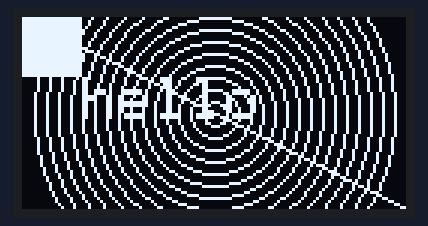
Simulated run of this sketch. Board: Arduino Uno, built with avr-gcc and run on an emulated ATmega328P. Shown: 128×64 one-colour display.

Above: at 0.2 s.

The sketch:

oled_Simples.ino
```cpp
#include <Wire.h>
#include <Adafruit_GFX.h>
#include <Adafruit_SSD1306.h>

//screen setup
#define SCREEN_ADDRESS 0x3D ///< See datasheet for Address; 0x3D for 128x64, 0x3C for 128x32
Adafruit_SSD1306 display(128, 64, &Wire, -1);

void setup() {
  Serial.begin(9600);
  display.begin(SSD1306_SWITCHCAPVCC, 0x3D);
  display.setTextWrap(false);
  display.setTextColor(SSD1306_WHITE, 0x0000);
  display.setTextSize(2);
}


void loop(){

    display.clearDisplay();
    display.setCursor(20, 20);

    display.print("hello");
    display.fillRect(0,0, 20, 20, SSD1306_WHITE);
    display.drawLine(0, 0, 128, 64, SSD1306_WHITE);
    display.drawCircle(64, 32, 16, SSD1306_WHITE);

    for(int i = 0; i < 64; i = i + 4){
       display.drawCircle(64, 32, i, SSD1306_WHITE);
    }
     display.display();

}
```
